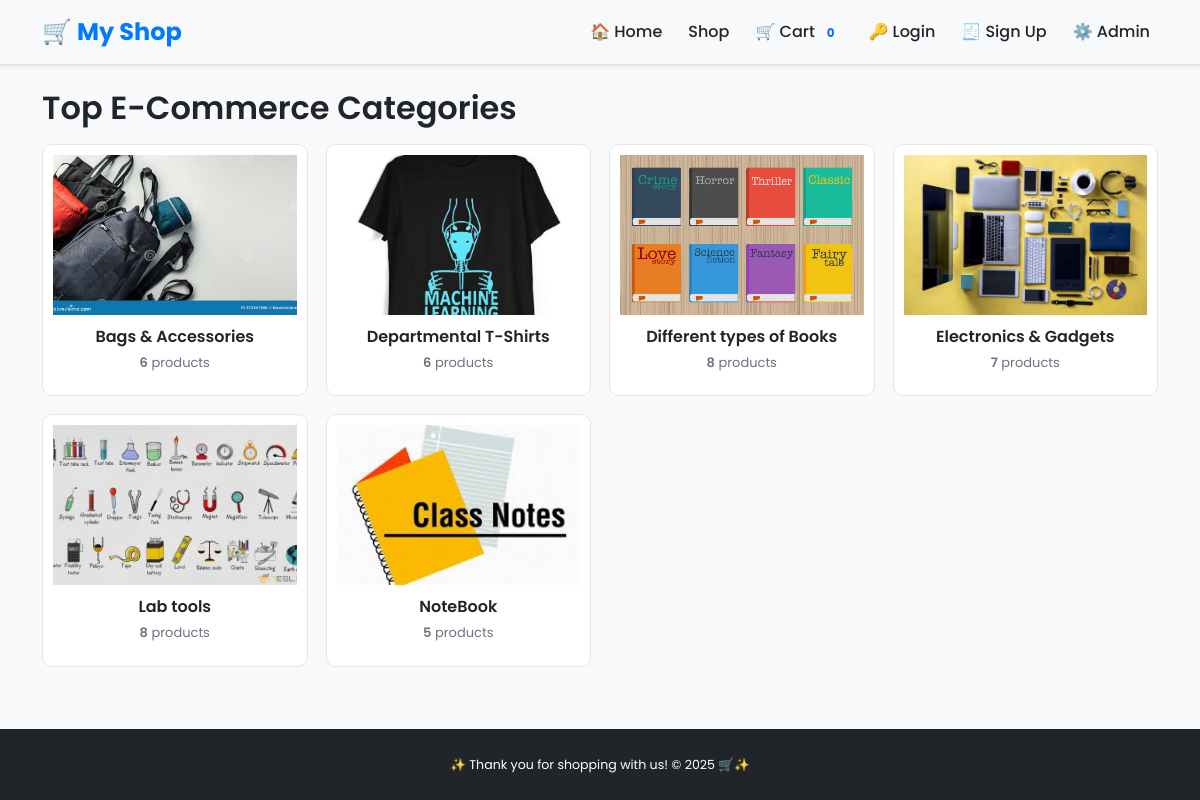
Page /catalog/ on the committed database.
### catalog/models.py (models this page shows, shortened)
class Category(models.Model):
    name = models.CharField(max_length=120, unique=True)
    slug = models.SlugField(max_length=140, unique=True, blank=True)
    description = models.TextField(blank=True)
    image = models.ImageField(upload_to="category_images/", blank=True, null=True)
    price = models.DecimalField(max_digits=10, decimal_places=2, default=0)
    is_active = models.BooleanField(default=True)
    class Meta:
        verbose_name_plural = "Categories"
        ordering = ["name"]
    @property
    def product_count(self):
        return self.products.filter(is_active=True).count()

### catalog/views.py (the view)
# urls.py: path('', CategoryListView.as_view(), name='category_list'),  # homepage for catalog
class CategoryListView(ListView):
    model = Category
    template_name = 'catalog/category_list.html'
    context_object_name = 'categories'

### orders/cart.py (called while the page is built)
    def __len__(self):
        return sum(item["qty"] for item in self.cart.values())

### orders/context_processors.py (called while the page is built)
def cart(request):
    return {"cart": Cart(request)}

### Templates/catalog/category_list.html (shortened to what this page needs)
{% extends "base.html" %}
{% block content %}
<h2 class="mb-3">Top E-Commerce Categories</h2>
<div class="grid">
  {% for c in categories %}
  <a class="stretched" href="{% url 'catalog:product_list' c.slug %}">
    <div class="card">
      {% if c.image %}
        <img src="{{ c.image.url }}" alt="{{ c.name }}" style="width:100%;height:160px;object-fit:cover;">
      {% else %}
        <img src="/static/no-image.png" alt="No image" style="width:100%;height:160px;object-fit:cover;">
      {% endif %}
      <div class="body">
        <h5>{{ c.name }}</h5>
        <div class="muted"><span class="count">{{ c.product_count }}</span> products</div>
      </div>
    </div>
  </a>
  {% empty %}
  <p>No categories yet.</p>
  {% endfor %}
</div>
{% endblock %}

### Templates/base.html (shortened to what this page needs)
{% load static %}
<!doctype html>
<html lang="en">
<head>
  <link href="https://cdn.jsdelivr.net/npm/bootstrap@5.3.3/dist/css/bootstrap.min.css" rel="stylesheet">
  <link rel="stylesheet" href="{% static 'css/main.css' %}">
</head>
<body class="d-flex flex-column min-vh-100">
  <nav class="navbar navbar-expand-lg shadow-sm bg-light">
    <div class="container">
      <a class="navbar-brand fw-bold" href="{% url 'home' %}">🛒 My Shop</a>
      <div class="collapse navbar-collapse" id="mainNavbar">
        <ul class="navbar-nav ms-auto align-items-center">
          <li class="nav-item"><a class="nav-link" href="{% url 'home' %}">🏠 Home</a></li>
          <li class="nav-item"><a class="nav-link" href="{% url 'catalog:category_list' %}">Shop</a></li>
          <li class="nav-item">
            <a class="nav-link" href="{% url 'orders:cart_detail' %}">
              🛒 Cart <span class="badge bg-light text-primary">{{ cart|length }}</span>
            </a>
          </li>
          {% if user.is_authenticated %}
            <li class="nav-item dropdown">
              <a class="nav-link dropdown-toggle" href="#" id="userDropdown" role="button"
                 data-bs-toggle="dropdown" aria-expanded="false">
                👤 {{ user.username }}
              </a>
              <ul class="dropdown-menu" aria-labelledby="userDropdown">
                <li>
                  <a class="dropdown-item" href="{% url 'accounts:profile' %}">
                    👥 My Profile
                  </a>
                </li>
                <li>
                  <a class="dropdown-item" href="{% url 'orders:order_list' %}">
                    📦 My Orders
                  </a>
                </li>
                <li><hr class="dropdown-divider"></li>
                <li>
                  <form method="post" action="{% url 'accounts:logout' %}" class="d-inline">
                    {% csrf_token %}
                    <button type="submit" class="dropdown-item">
                      🚪 Logout
                    </button>
                  </form>
                </li>
              </ul>
            </li>
          {% else %}
            <li class="nav-item">
              <a class="nav-link" href="{% url 'accounts:login' %}">
                🔑 Login
              </a>
            </li>
            <li class="nav-item">
              <a class="nav-link" href="{% url 'accounts:signup' %}">
                🧾 Sign Up
              </a>
            </li>
          {% endif %}
          <li class="nav-item"><a class="nav-link" href="{% url 'admin:index' %}">⚙️ Admin</a></li>
        </ul>
      </div>
    </div>
  </nav>
  <div class="container my-4">
    {% block content %}{% endblock %}
  </div>
  <footer class="mt-auto py-4 bg-dark text-white">
    <div class="container text-center">
      <small>✨ Thank you for shopping with us! &copy; {% now "Y" %} 🛒✨</small>
    </div>
  </footer>
</body>
</html>

### static/css/main.css (style rules this page uses)
:root { --primary-color: #007bff; --secondary-color: #6c757d; --background-color: #f8f9fa; --surface-color: #ffffff; --text-color: #212529; --border-color: #dee2e6; --border-radius: 0.75rem; --box-shadow: 0 4px 12px rgba(0, 0, 0, 0.08); }
body { font-family: 'Poppins', system-ui, -apple-system, "Segoe UI", Roboto, "Helvetica Neue", Arial, sans-serif; margin: 0; padding: 0; background-color: var(--background-color); color: var(--text-color); line-height: 1.6; }
h1, h2, h3, h4, h5, h6 { font-weight: 600; }
.navbar { background-color: var(--surface-color); box-shadow: var(--box-shadow); border-bottom: 1px solid var(--border-color); }
.navbar-brand { font-size: 1.5rem; font-weight: 700; color: var(--primary-color) !important; }
.nav-link { color: var(--text-color) !important; font-weight: 500; transition: color 0.2s ease; margin-left: 10px; }
.grid { display: grid; grid-template-columns: repeat(auto-fill, minmax(250px, 1fr)); gap: 20px; }
.card { border: 1px solid #e6e6e6; border-radius: 12px; overflow: hidden; text-align: center; padding: 10px; transition: transform 0.2s; }
.card .body h5 { margin: 0 0 5px; }
footer { background-color: #212529; color: #ddd; text-align: center; padding: 1.5rem 0; margin-top: 2rem; font-size: 0.9rem; }

### Templates/catalog/category_list.html (style rules this page uses)
.grid { display:grid;grid-template-columns:repeat(auto-fill,minmax(230px,1fr));gap:18px }
.card { border:1px solid #e6e6e6;border-radius:10px;overflow:hidden;background:#fff }
.card .body { padding:12px 14px }
.card h5 { margin:0 0 6px;font-size:16px;line-height:1.3 }
.muted { color:#6b7280;font-size:13px }
.count { font-weight:600 }
a.stretched { display:block;text-decoration:none;color:inherit }

### rows in the picture
Category: image (picture), name "Bags & Accessories", product_count "6"
Category: image (picture), name "Departmental T-Shirts", product_count "6"
Category: image (picture), name "Different types of Books", product_count "8"
Category: image (picture), name "Electronics & Gadgets", product_count "7"
Category: image (picture), name "Lab tools", product_count "8"
Category: image (picture), name "NoteBook", product_count "5"

### other values in the picture
{{ cart|length }} "0"
